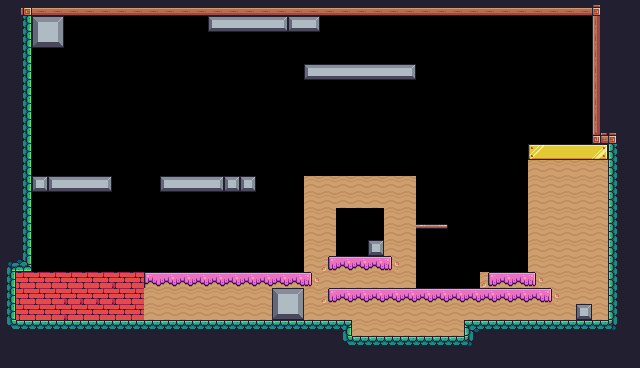

This is a level from a 2D game, rendered from its Tiled map with the project's own tilesets. A one-line summary and the map file follow, with tile-layer data summarised:
An orthogonal 40x23 tile map with 16x16 px tiles, 1 tile layer (background), 2 tilesets and 68 objects (38x spikes, 12x collectable, checkpoint, player, platform).

<map version="1.10" tiledversion="1.10.2" orientation="orthogonal" renderorder="right-down" width="40" height="23" tilewidth="16" tileheight="16" infinite="0" nextlayerid="5" nextobjectid="167">
 <tileset firstgid="1" source="chain.tsx" />
 <tileset firstgid="2" source="lode_runner.tsx" />
 <layer id="2" name="background" width="40" height="23">
  <properties>
   <property name="backgroundColor" value="Pink" />
  </properties>
  <data>[920 cells, 453 non-empty, 36 distinct tile ids]</data>
 </layer>
 <objectgroup id="3" name="spawnpoints">
  <object id="86" name="Checkpoint" type="checkpoint" x="528" y="80" width="64" height="64" />
  <object id="87" name="Player" type="player" x="48" y="240" width="31.8076" height="32.4437" />
  <object id="97" name="Cherries" type="collectable" x="224" y="144" width="32" height="32" />
  <object id="99" name="Apple" type="collectable" x="448" y="256" width="32" height="32" />
  <object id="100" name="Apple" type="collectable" x="416" y="256" width="32" height="32" />
  <object id="101" name="Orange" type="collectable" x="416" y="192" width="32" height="32" />
  <object id="91" name="Coin" type="collectable" x="80" y="152" width="16" height="16" />
  <object id="89" name="Coin" type="collectable" x="48" y="152" width="16" height="16" />
  <object id="92" name="Coin" type="collectable" x="312" y="152" width="16" height="16" />
  <object id="93" name="Coin" type="collectable" x="328" y="136" width="16" height="16" />
  <object id="94" name="Coin" type="collectable" x="352" y="120" width="16" height="16" />
  <object id="95" name="Coin" type="collectable" x="376" y="136" width="16" height="16" />
  <object id="96" name="Coin" type="collectable" x="392" y="152" width="16" height="16" />
  <object id="107" name="Spikes" type="spikes" x="32" y="192" width="16" height="16">
   <properties>
    <property name="direction" value="down" />
   </properties>
  </object>
  <object id="112" name="Spikes" type="spikes" x="160" y="160" width="16" height="16" />
  <object id="113" name="Spikes" type="spikes" x="176" y="160" width="16" height="16" />
  <object id="114" name="Spikes" type="spikes" x="192" y="160" width="16" height="16" />
  <object id="115" name="Spikes" type="spikes" x="160" y="256" width="16" height="16" />
  <object id="116" name="Spikes" type="spikes" x="144" y="256" width="16" height="16" />
  <object id="117" name="Spikes" type="spikes" x="176" y="256" width="16" height="16" />
  <object id="118" name="Spikes" type="spikes" x="208" y="256" width="16" height="16" />
  <object id="119" name="Spikes" type="spikes" x="192" y="256" width="16" height="16" />
  <object id="120" name="Spikes" type="spikes" x="240" y="256" width="16" height="16" />
  <object id="121" name="Spikes" type="spikes" x="224" y="256" width="16" height="16" />
  <object id="122" name="Spikes" type="spikes" x="272" y="256" width="16" height="16" />
  <object id="123" name="Spikes" type="spikes" x="256" y="256" width="16" height="16" />
  <object id="124" name="Spikes" type="spikes" x="288" y="256" width="16" height="16" />
  <object id="125" name="Spikes" type="spikes" x="336" y="160" width="16" height="16" />
  <object id="126" name="Spikes" type="spikes" x="352" y="160" width="16" height="16" />
  <object id="127" name="Spikes" type="spikes" x="368" y="160" width="16" height="16" />
  <object id="143" name="Spikes" type="spikes" x="48" y="192" width="16" height="16">
   <properties>
    <property name="direction" value="down" />
   </properties>
  </object>
  <object id="144" name="Spikes" type="spikes" x="64" y="192" width="16" height="16">
   <properties>
    <property name="direction" value="down" />
   </properties>
  </object>
  <object id="145" name="Spikes" type="spikes" x="80" y="192" width="16" height="16">
   <properties>
    <property name="direction" value="down" />
   </properties>
  </object>
  <object id="146" name="Spikes" type="spikes" x="96" y="192" width="16" height="16">
   <properties>
    <property name="direction" value="down" />
   </properties>
  </object>
  <object id="147" name="Spikes" type="spikes" x="304" y="80" width="16" height="16">
   <properties>
    <property name="direction" value="down" />
   </properties>
  </object>
  <object id="148" name="Spikes" type="spikes" x="320" y="80" width="16" height="16">
   <properties>
    <property name="direction" value="down" />
   </properties>
  </object>
  <object id="149" name="Spikes" type="spikes" x="336" y="80" width="16" height="16">
   <properties>
    <property name="direction" value="down" />
   </properties>
  </object>
  <object id="150" name="Spikes" type="spikes" x="368" y="80" width="16" height="16">
   <properties>
    <property name="direction" value="down" />
   </properties>
  </object>
  <object id="151" name="Spikes" type="spikes" x="352" y="80" width="16" height="16">
   <properties>
    <property name="direction" value="down" />
   </properties>
  </object>
  <object id="152" name="Spikes" type="spikes" x="384" y="80" width="16" height="16">
   <properties>
    <property name="direction" value="down" />
   </properties>
  </object>
  <object id="153" name="Spikes" type="spikes" x="400" y="80" width="16" height="16">
   <properties>
    <property name="direction" value="down" />
   </properties>
  </object>
  <object id="154" name="Spikes" type="spikes" x="512" y="144" width="16" height="16">
   <properties>
    <property name="direction" value="left" />
   </properties>
  </object>
  <object id="155" name="Spikes" type="spikes" x="512" y="160" width="16" height="16">
   <properties>
    <property name="direction" value="left" />
   </properties>
  </object>
  <object id="156" name="Spikes" type="spikes" x="512" y="176" width="16" height="16">
   <properties>
    <property name="direction" value="left" />
   </properties>
  </object>
  <object id="157" name="Spikes" type="spikes" x="512" y="192" width="16" height="16">
   <properties>
    <property name="direction" value="left" />
   </properties>
  </object>
  <object id="158" name="Spikes" type="spikes" x="512" y="208" width="16" height="16">
   <properties>
    <property name="direction" value="left" />
   </properties>
  </object>
  <object id="159" name="Spikes" type="spikes" x="512" y="224" width="16" height="16">
   <properties>
    <property name="direction" value="left" />
   </properties>
  </object>
  <object id="160" name="Spikes" type="spikes" x="512" y="240" width="16" height="16">
   <properties>
    <property name="direction" value="left" />
   </properties>
  </object>
  <object id="161" name="Spikes" type="spikes" x="512" y="256" width="16" height="16">
   <properties>
    <property name="direction" value="left" />
   </properties>
  </object>
  <object id="162" name="Spikes" type="spikes" x="64" y="16" width="16" height="16">
   <properties>
    <property name="direction" value="right" />
   </properties>
  </object>
  <object id="163" name="Spikes" type="spikes" x="64" y="32" width="16" height="16">
   <properties>
    <property name="direction" value="right" />
   </properties>
  </object>
  <object id="166" name="Strawberry" type="collectable" x="344" y="32" width="32" height="32" />
 </objectgroup>
 <objectgroup id="4" name="collisions">
  <object id="70" x="16" y="16" width="16" height="256" />
  <object id="71" x="16" y="272" width="288" height="48" />
  <object id="72" x="304" y="176" width="112" height="144" />
  <object id="73" x="416" y="288" width="192" height="32" />
  <object id="74" x="480" y="272" width="48" height="16" />
  <object id="75" x="528" y="144" width="80" height="144" />
  <object id="76" x="592" y="16" width="16" height="128" />
  <object id="77" x="0" y="320" width="624" height="16" />
  <object id="78" x="608" y="144" width="16" height="176" />
  <object id="79" x="304" y="64" width="112" height="16" />
  </objectgroup>
</map>
<!-- 6 of 68 objects omitted -->
